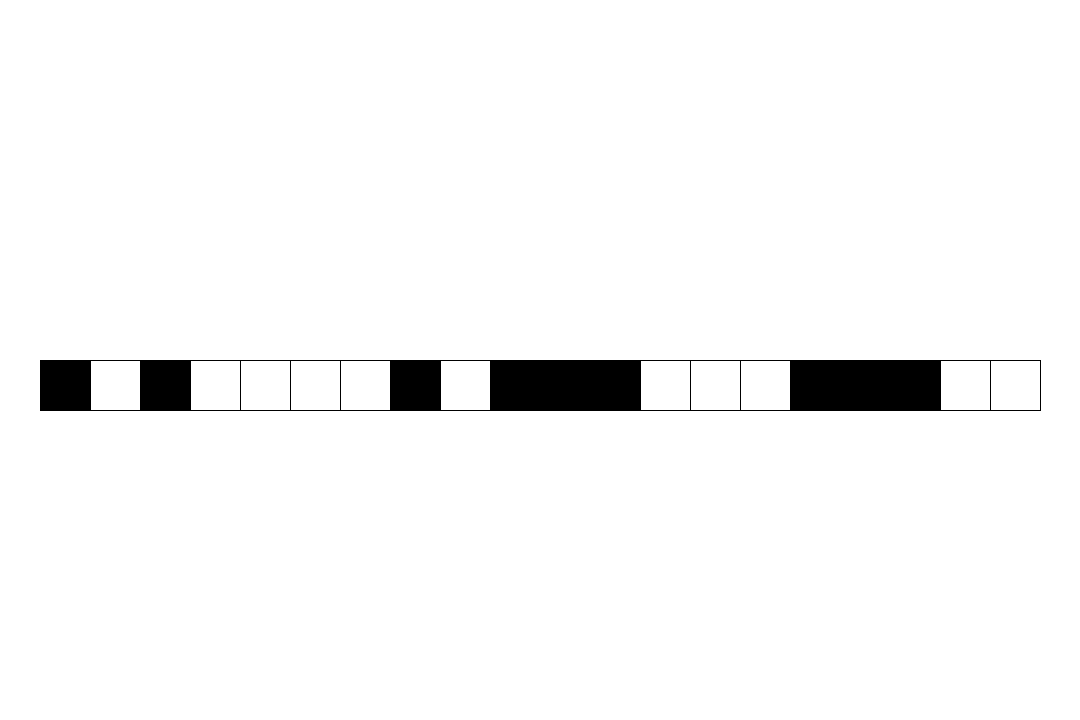
Frame 1 (no input)
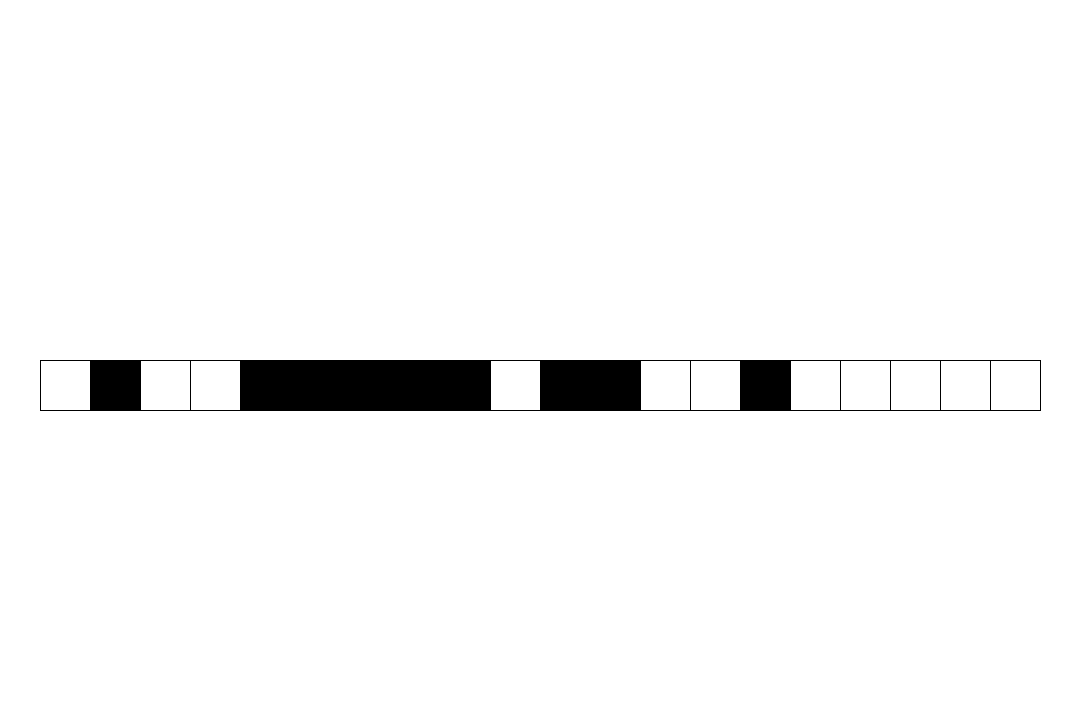
Frame 60 (the mouse pressed at the canvas centre just before this capture)
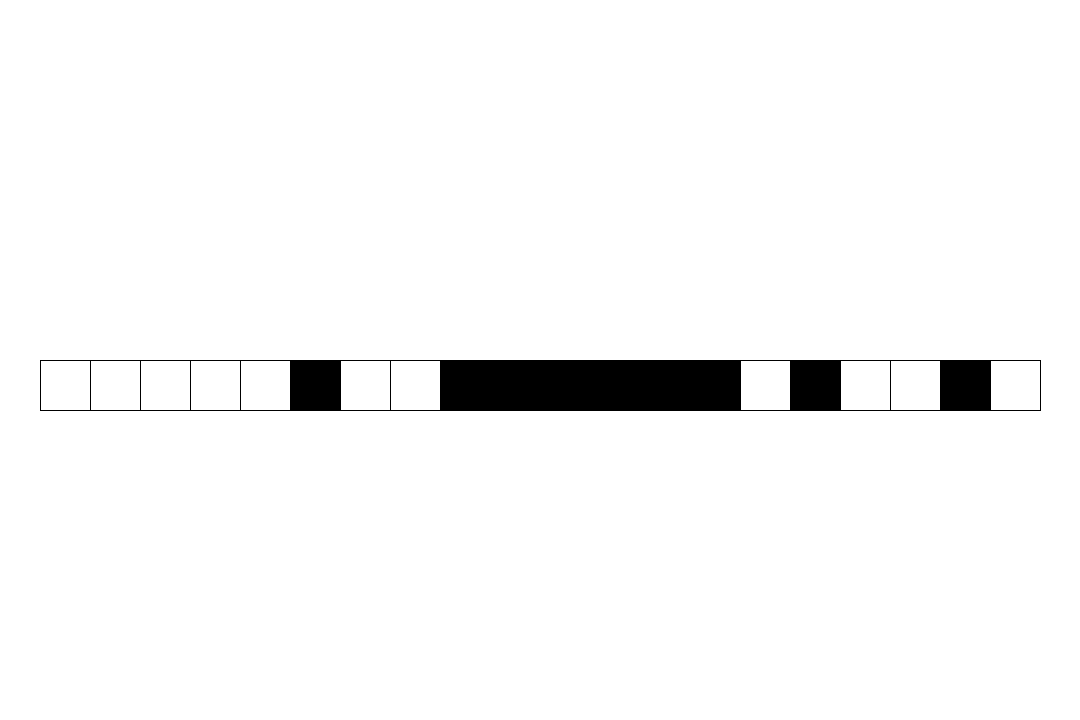
Frame 120 (the mouse held since frame 60 and released just before this capture)

The Processing sketch that drew these frames (run headless with seeded random() and noise(); from frame 60 on, the mouse is pressed at the canvas centre):

// Processing sketch: FirstAttempt
// ── FirstAttempt.pde

/*
I want a 1D array with different states stored in it
 */
int[] cells = {1, 0, 1, 0, 0, 0, 0, 1, 0, 1, 1, 1, 0, 0, 0, 1, 1, 1, 0, 0};
int[] ruleset = {0, 1, 0, 1, 1, 0, 1, 0};
int[] history;
void setup() {
  size(1080, 720);
  stroke(0);
  strokeWeight(1);
}

void draw() {
  background(255);

  for (int i = 0; i < cells.length; i++) {
    if (cells[i] == 0) {
      fill(255);
    } else {
      fill(0);
    }
    rect(40+i*50, height/2, 50, 50);
  }

  //storing the newcells
  int[] newcells = new int[cells.length];
  for (int i = 1; i < newcells.length-1; i++) {
    int left = cells[i-1];
    int middle = cells[i];
    int right = cells[i+1];
    int newstate = rules(left, middle, right);
    newcells[i] = newstate;
  }

  //overwrite initial cell states
  cells = newcells;
}

int rules(int left, int middle, int right) {
  String s = ""+left+middle+right;
  int index = Integer.parseInt(s, 2); //base 2
  return(ruleset[index]);
}
